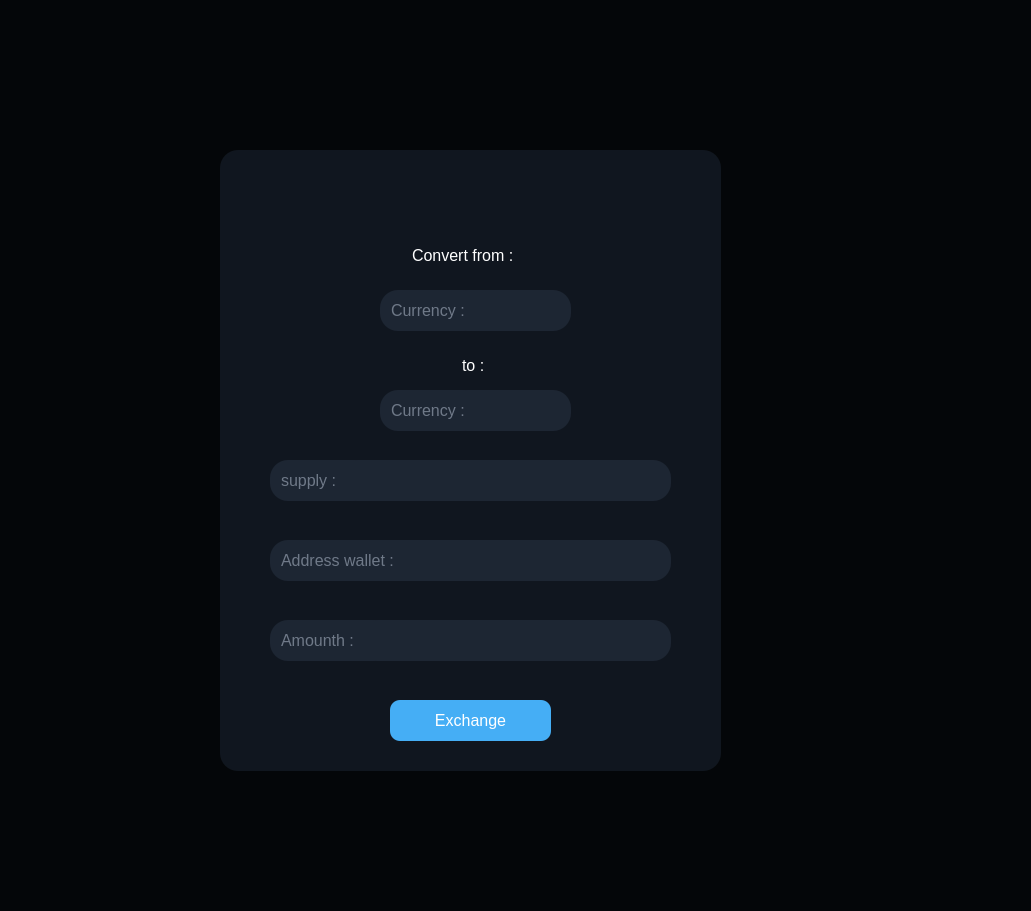
   <widget class="QWidget" name="widget_4" native="true">
    <property name="geometry">
     <rect>
      <x>0</x>
      <y>0</y>
      <width>1031</width>
      <height>911</height>
     </rect>
    </property>
    <property name="styleSheet">
     <string notr="true">background-color:#040609;</string>
    </property>
    <widget class="QWidget" name="widget_5" native="true">
     <property name="geometry">
      <rect>
       <x>220</x>
       <y>150</y>
       <width>501</width>
       <height>621</height>
      </rect>
     </property>
     <property name="styleSheet">
      <string notr="true">background-color: #10161f;
            color: white;
            border-radius: 18px;
            font-size: 16px;
           border: none;  </string>
     </property>
     <widget class="QPushButton" name="send_exchange">
      <property name="enabled">
       <bool>true</bool>
      </property>
      <property name="geometry">
       <rect>
        <x>170</x>
        <y>550</y>
        <width>161</width>
        <height>41</height>
       </rect>
      </property>
      <property name="cursor">
       <cursorShape>PointingHandCursor</cursorShape>
      </property>
      <property name="styleSheet">
       <string notr="true">          background-color: #45aef5 ;
            color: white;
            border-radius: 10px;
            font-size: 16px;
           border: none;  </string>
      </property>
      <property name="text">
       <string>Exchange</string>
      </property>
     </widget>
     <widget class="QTextEdit" name="exchange_text_2">
      <property name="enabled">
       <bool>false</bool>
      </property>
      <property name="geometry">
       <rect>
        <x>160</x>
        <y>20</y>
        <width>191</width>
        <height>41</height>
       </rect>
      </property>
      <property name="contextMenuPolicy">
       <enum>Qt::ContextMenuPolicy::PreventContextMenu</enum>
      </property>
      <property name="styleSheet">
       <string notr="true"/>
      </property>
     </widget>
     <widget class="QTextEdit" name="coin_from_2">
      <property name="enabled">
       <bool>false</bool>
      </property>
      <property name="geometry">
       <rect>
        <x>230</x>
        <y>140</y>
        <width>121</width>
        <height>41</height>
       </rect>
      </property>
      <property name="styleSheet">
       <string notr="true">background-color:#1d2633;
    padding-left:  35px; 
	padding-top:6px;</string>
      </property>
     </widget>
     <widget class="QLineEdit" name="wallet_address_name_2">
      <property name="geometry">
       <rect>
        <x>140</x>
        <y>390</y>
        <width>311</width>
        <height>41</height>
       </rect>
      </property>
      <property name="styleSheet">
       <string notr="true">background-color:#1d2633;
    padding-left:  40px; 
</string>
      </property>
      <property name="readOnly">
       <bool>true</bool>
      </property>
     </widget>
     <widget class="QLineEdit" name="coin_amounth_number">
      <property name="geometry">
       <rect>
        <x>140</x>
        <y>470</y>
        <width>311</width>
        <height>41</height>
       </rect>
      </property>
      <property name="styleSheet">
       <string notr="true">background-color:#1d2633;
    padding-left:  40px; 
</string>
      </property>
     </widget>
     <widget class="QLabel" name="text_from_2">
      <property name="geometry">
       <rect>
        <x>160</x>
        <y>140</y>
        <width>101</width>
        <height>41</height>
       </rect>
      </property>
      <property name="styleSheet">
       <string notr="true">background-color:#1d2633;
color: #6f7988;
    padding-left :7px;</string>
      </property>
      <property name="text">
       <string>Currency :</string>
      </property>
     </widget>
     <widget class="QLabel" name="wallet_address_2">
      <property name="enabled">
       <bool>false</bool>
      </property>
      <property name="geometry">
       <rect>
        <x>50</x>
        <y>390</y>
        <width>131</width>
        <height>41</height>
       </rect>
      </property>
      <property name="styleSheet">
       <string notr="true">background-color:#1d2633;
color: #6f7988;
    padding-left :7px;</string>
      </property>
      <property name="text">
       <string>Address wallet :</string>
      </property>
     </widget>
     <widget class="QLabel" name="coin_amounth">
      <property name="geometry">
       <rect>
        <x>50</x>
        <y>470</y>
        <width>121</width>
        <height>41</height>
       </rect>
      </property>
      <property name="styleSheet">
       <string notr="true">background-color:#1d2633;
color: #6f7988;
    padding-left :7px;</string>
      </property>
      <property name="text">
       <string>Amounth :</string>
      </property>
     </widget>
     <widget class="QLabel" name="text_to_2">
      <property name="geometry">
       <rect>
        <x>160</x>
        <y>240</y>
        <width>101</width>
        <height>41</height>
       </rect>
      </property>
      <property name="styleSheet">
       <string notr="true">background-color:#1d2633;
color: #6f7988;
    padding-left :7px;</string>
      </property>
      <property name="text">
       <string>Currency :</string>
      </property>
     </widget>
     <widget class="QTextEdit" name="coin_to_2">
      <property name="enabled">
       <bool>false</bool>
      </property>
      <property name="geometry">
       <rect>
        <x>230</x>
        <y>240</y>
        <width>121</width>
        <height>41</height>
       </rect>
      </property>
      <property name="styleSheet">
       <string notr="true">background-color:#1d2633;
    padding-left:  35px; 
	padding-top:6px;</string>
      </property>
     </widget>
     <widget class="QLineEdit" name="text_from_3">
      <property name="geometry">
       <rect>
        <x>190</x>
        <y>90</y>
        <width>111</width>
        <height>31</height>
       </rect>
      </property>
      <property name="styleSheet">
       <string notr="true"/>
      </property>
      <property name="text">
       <string>Convert from :</string>
      </property>
     </widget>
     <widget class="QLineEdit" name="text_to_3">
      <property name="geometry">
       <rect>
        <x>240</x>
        <y>200</y>
        <width>31</width>
        <height>31</height>
       </rect>
      </property>
      <property name="styleSheet">
       <string notr="true"/>
      </property>
      <property name="text">
       <string>to :</string>
      </property>
     </widget>
     <widget class="QTextEdit" name="supply">
      <property name="enabled">
       <bool>false</bool>
      </property>
      <property name="geometry">
       <rect>
        <x>120</x>
        <y>310</y>
        <width>331</width>
        <height>41</height>
       </rect>
      </property>
      <property name="styleSheet">
       <string notr="true">background-color:#1d2633;
    padding-left:  35px; 
	padding-top:6px;</string>
      </property>
     </widget>
     <widget class="QLabel" name="text_to_4">
      <property name="geometry">
       <rect>
        <x>50</x>
        <y>310</y>
        <width>101</width>
        <height>41</height>
       </rect>
      </property>
      <property name="styleSheet">
       <string notr="true">background-color:#1d2633;
color: #6f7988;
    padding-left :7px;</string>
      </property>
      <property name="text">
       <string>supply :</string>
      </property>
     </widget>
     <zorder>send_exchange</zorder>
     <zorder>exchange_text_2</zorder>
     <zorder>coin_from_2</zorder>
     <zorder>wallet_address_name_2</zorder>
     <zorder>coin_amounth_number</zorder>
     <zorder>text_from_2</zorder>
     <zorder>wallet_address_2</zorder>
     <zorder>coin_amounth</zorder>
     <zorder>coin_to_2</zorder>
     <zorder>text_to_2</zorder>
     <zorder>text_from_3</zorder>
     <zorder>text_to_3</zorder>
     <zorder>supply</zorder>
     <zorder>text_to_4</zorder>
    </widget>
   </widget>
